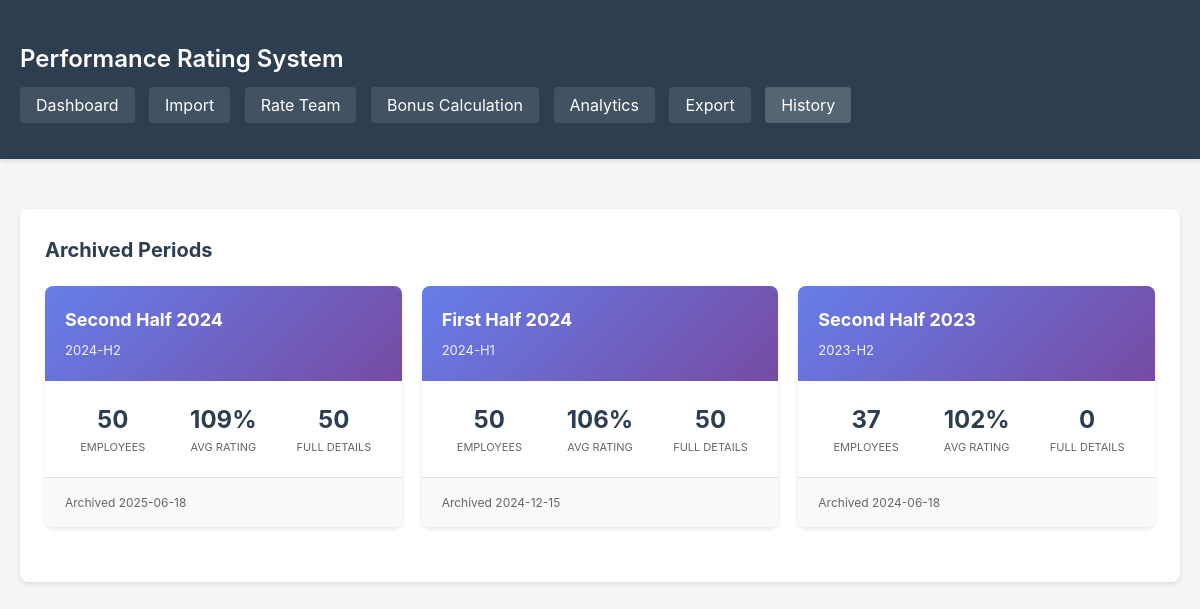
Before: /history with the older database file.
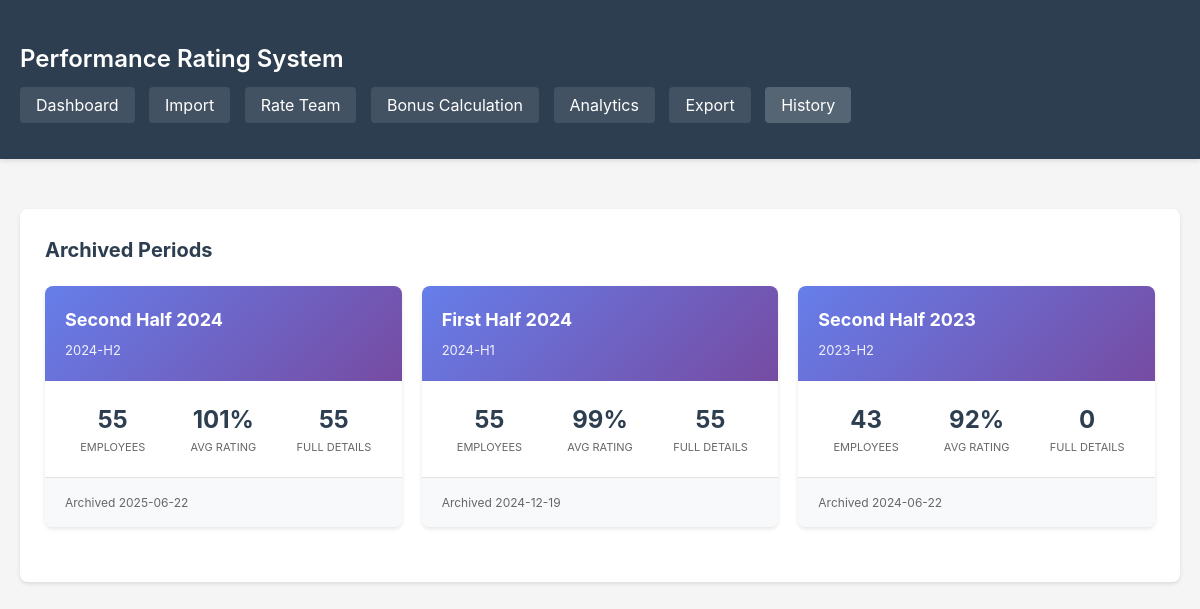
After: the same page with the newer database file.
### models.py (models this page shows, shortened)
class Period(Base):
    __tablename__ = 'periods'
    id = Column(String, primary_key=True)  # e.g., "2024-H1", "2025-Q1"
    name = Column(String, nullable=False)  # e.g., "First Half 2024"
    archived_at = Column(DateTime)
    notes = Column(Text)  # Manager notes about this period

### app.py (the view)
@app.route('/history')
def history_page():
    db = get_db()
    try:
        periods = db.query(Period).order_by(Period.archived_at.desc()).all()
        period_data = []
        for period in periods:
            snapshots = db.query(RatingSnapshot).filter(
                RatingSnapshot.period_id == period.id
            ).all()
            ratings = [s.performance_rating for s in snapshots if s.performance_rating is not None]
            avg_rating = sum(ratings) / len(ratings) if ratings else None
            full_details_count = sum(1 for s in snapshots if s.has_full_details)
            period_data.append({
                'id': period.id,
                'period_id': period.id,
                'name': period.name,
                'archived_at': period.archived_at.strftime('%Y-%m-%d') if period.archived_at else 'Unknown',
                'snapshot_count': len(snapshots),
                'avg_rating': avg_rating,
                'full_details_count': full_details_count
            })
        return render_template('history.html', periods=period_data)
    finally:
        db.close()

### app.py (called while the page is built)
@app.context_processor
def inject_global_context():
    return {
        'demo_mode': DEMO_MODE,
        'rating_thresholds': {
            'high': RATING_THRESHOLD_HIGH,
            'mid': RATING_THRESHOLD_MID,
            'low': RATING_THRESHOLD_LOW
        }
    }

@app.before_request
def log_demo_request():
    if DEMO_MODE and request.endpoint not in ('static', 'health_check'):
        from demo_mode import get_session_id, _log
        sid = get_session_id()[:8]
        _log(f">>> {request.method} {request.path} [session:{sid}]")

@app.after_request
def add_demo_session_cookie(response):
    if DEMO_MODE:
        return demo_response_wrapper(response)
    return response

### models.py (called while the page is built)
def _get_standard_engine():
    global _engine, _SessionLocal
    if _engine is None:
        _engine = create_engine(DATABASE_URL, echo=False)
        _SessionLocal = sessionmaker(autocommit=False, autoflush=False, bind=_engine)
    return _engine

def get_db():
    if DEMO_MODE:
        from demo_mode import get_demo_db
        return get_demo_db()
    _get_standard_engine()  # Ensure engine exists
    db = _SessionLocal()
    try:
        return db
    except Exception:
        db.close()
        raise

### templates/history.html (shortened to what this page needs)
{% extends "base.html" %}
{% block content %}
<div id="periodListView">
    <div class="card">
        <h2>Archived Periods</h2>
        {% if periods %}
        <div class="period-grid">
            {% for period in periods %}
            <div class="period-card" onclick="loadPeriodDetail('{{ period.id }}')">
                <div class="period-card-header">
                    <h3>{{ period.name }}</h3>
                    <div class="period-id">{{ period.period_id }}</div>
                </div>
                <div class="period-card-body">
                    <div class="period-stats">
                        <div class="period-stat">
                            <div class="value">{{ period.snapshot_count }}</div>
                            <div class="label">Employees</div>
                        </div>
                        <div class="period-stat">
                            <div class="value">{{ "%.0f"|format(period.avg_rating) if period.avg_rating else "-" }}%</div>
                            <div class="label">Avg Rating</div>
                        </div>
                        <div class="period-stat">
                            <div class="value">{{ period.full_details_count }}</div>
                            <div class="label">Full Details</div>
                        </div>
                    </div>
                </div>
                <div class="period-card-footer">
                    Archived {{ period.archived_at }}
                </div>
            </div>
            {% endfor %}
        </div>
        {% endif %}
    </div>
</div>
{% endblock %}

### templates/base.html (shortened to what this page needs)
<!DOCTYPE html>
<html lang="en">
<head>
</head>
<body>
    <header>
        <div class="container">
            <h1>Performance Rating System</h1>
            <nav>
                <a href="{{ url_for('index') }}" {% if request.endpoint == 'index' %}class="active"{% endif %}>Dashboard</a>
                <a href="{{ url_for('import_page') }}" {% if request.endpoint == 'import_page' %}class="active"{% endif %}>Import</a>
                <a href="{{ url_for('rate_page') }}" {% if request.endpoint == 'rate_page' %}class="active"{% endif %}>Rate Team</a>
                <a href="{{ url_for('bonus_calculation') }}" {% if request.endpoint == 'bonus_calculation' %}class="active"{% endif %}>Bonus Calculation</a>
                <a href="{{ url_for('analytics') }}" {% if request.endpoint == 'analytics' %}class="active"{% endif %}>Analytics</a>
                <a href="{{ url_for('export_page') }}" {% if request.endpoint == 'export_page' %}class="active"{% endif %}>Export</a>
                <a href="{{ url_for('history_page') }}" {% if request.endpoint == 'history_page' %}class="active"{% endif %}>History</a>
            </nav>
        </div>
    </header>
    <div class="container">
        {% block content %}{% endblock %}
    </div>
</body>
</html>

### templates/base.html (style rules this page uses)
* { margin: 0; padding: 0; box-sizing: border-box; }
body { font-family: -apple-system, BlinkMacSystemFont, 'Segoe UI', Roboto, Oxygen, Ubuntu, Cantarell, sans-serif; background: #f5f5f5; color: #333; line-height: 1.6; }
.container { max-width: 1200px; margin: 0 auto; padding: 20px; }
header { background: #2c3e50; color: white; padding: 20px 0; margin-bottom: 30px; box-shadow: 0 2px 5px rgba(0,0,0,0.1); }
header h1 { font-size: 24px; font-weight: 600; }
nav { margin-top: 15px; }
nav a { color: white; text-decoration: none; padding: 8px 16px; margin-right: 10px; border-radius: 4px; background: rgba(255,255,255,0.1); transition: background 0.3s; }
nav a:hover, nav a.active { background: rgba(255,255,255,0.2); }
.card { background: white; border-radius: 8px; padding: 25px; margin-bottom: 20px; box-shadow: 0 2px 4px rgba(0,0,0,0.1); }
.card h2 { margin-bottom: 20px; color: #2c3e50; font-size: 20px; }

### templates/history.html (style rules this page uses)
.period-grid { display: grid; grid-template-columns: repeat(auto-fill, minmax(350px, 1fr)); gap: 20px; margin-bottom: 30px; }
.period-card { background: white; border-radius: 8px; box-shadow: 0 2px 4px rgba(0,0,0,0.1); overflow: hidden; transition: all 0.2s; cursor: pointer; }
.period-card-header { padding: 20px; background: linear-gradient(135deg, #667eea 0%, #764ba2 100%); color: white; }
.period-card-header h3 { margin: 0 0 5px 0; font-size: 18px; }
.period-card-header .period-id { font-size: 13px; opacity: 0.9; }
.period-card-body { padding: 20px; }
.period-stats { display: grid; grid-template-columns: repeat(3, 1fr); gap: 15px; text-align: center; }
.period-stat .value { font-size: 24px; font-weight: 700; color: #2c3e50; }
.period-stat .label { font-size: 11px; color: #666; text-transform: uppercase; }
.period-card-footer { padding: 15px 20px; background: #f8f9fa; font-size: 12px; color: #666; border-top: 1px solid #e0e0e0; }

Changed rows visible on the page:
changed Period "Second Half 2024": snapshot_count "50" → "55"; avg_rating "109" → "101"; full_details_count "50" → "55"; archived_at "2025-06-18" → "2025-06-22"
changed Period "First Half 2024": snapshot_count "50" → "55"; avg_rating "106" → "99"; full_details_count "50" → "55"; archived_at "2024-12-15" → "2024-12-19"
changed Period "Second Half 2023": snapshot_count "37" → "43"; avg_rating "102" → "92"; archived_at "2024-06-18" → "2024-06-22"
